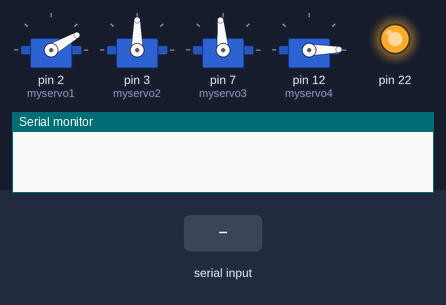
The sketch below on a simulated Arduino Mega 2560, built with avr-gcc and run on an emulated ATmega2560. Shown: 4 × servo, output pins drawn as LEDs (lit = HIGH), the last lines printed to the serial monitor. Inputs (shaded band) come from the test bench.

Above: at 1.2 s.
1.3 s: "d" received over Serial
At 7.4 s:
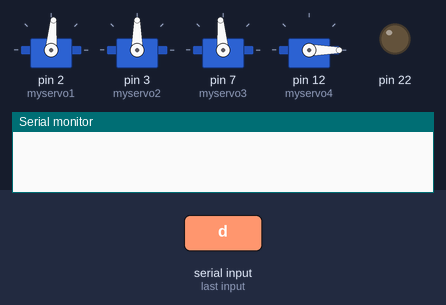
At 13.0 s:
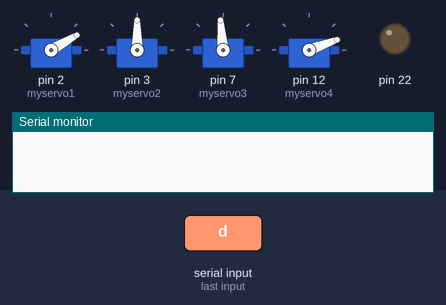
13.3 s: "d" received over Serial
At 16.8 s:
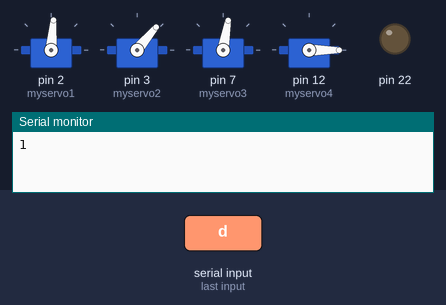
Timing chart, 0 to 22.3 s (numbered marks = the images above; inputs shaded):
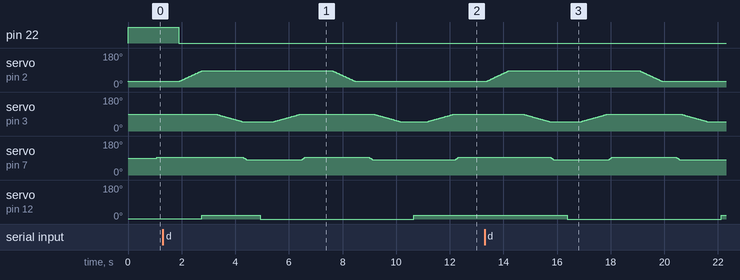

Measured:
- after the input at 1.3 s, pin 22: HIGH → LOW after 0.60 s; servo on pin 12 (myservo4): 1° → 20° after 1.4 s, → 0° 2.2 s later, → 20° 5.7 s later
- after the input at 13.3 s, pin 22: stays LOW (without the input it goes to HIGH after 0.05 s); servo on pin 12 (myservo4): 20° → 0° after 3.1 s, → 20° 5.7 s later
- by itself, servo on pin 2 (myservo1): rises from 30° to 85° in 0.82 s, then falls to 30° in 5.7 s

The sketch:

arduino.ino
```cpp
#include <Servo.h>

Servo myservo1;
Servo myservo2;
Servo myservo3;
Servo myservo4;
int pos = 0;
 int c;
void setup()
{
  Serial.begin(9600);
  myservo1.attach(2);
 myservo2.attach(3);
  myservo3.attach(7);
  myservo4.attach(12);
  pinMode(22,OUTPUT);
}
///////////////////////////////////////////////////////////////////////////////////////////////////////////////////////////////////////////////////////////////////////////////////////////////////

void loop()
{
   if (Serial.available())
  {
    c = Serial.read();
    if(c == 'd'){
      digitalWrite(22,LOW);

  for(pos = 30; pos <= 85; pos += 1)
  {
    myservo1.write(pos);
    delay(15);

  }
   for(int x = 0; x<=20; x+=1){
    myservo4.write(x);
    }


  delay(500);
   for(int j = 90; j>=50; j-=1){
    myservo2.write(j);
    delay(25);
    }

    for(int k = 95; k>=80; k-=1){
    myservo3.write(k);
    delay(10);

    }
    delay(500);
    for(int y = 20; y>=0; y-=1){
    myservo4.write(y);
    }

    delay(500);
     for(int m = 50; m<=90; m+=1){
    myservo2.write(m);
    delay(25);
    }
    for(int n = 80; n<=95; n+=1){
    myservo3.write(n);
    delay(10);

    }
    delay(1000);


    //////////////////////////////////////////////////////////////////////////////////////////////////////////////////////////////////////////////////////////////////////////////

  for(pos = 85; pos>=30; pos-=1)
  {
    myservo1.write(pos);
       delay(15);
  }
  delay(500);
  for(int q = 95; q>=80; q-=1){
    myservo3.write(q);
    delay(10);
    }

   for(int p = 90; p>=50; p-=1){
    myservo2.write(p);
    delay(25);
    }


    delay(500);
    for(int z = 0; z<=20; z+=1){
    myservo4.write(z);
    }
    delay(500);
      for(int r = 50; r<=90; r+=1){
    myservo2.write(r);
    delay(25);
    }
    for(int s = 80; s<=95; s+=1){
    myservo3.write(s);
    delay(10);

    }
    delay(1000);
      Serial.println(1);
    }

    else if(c == 'p')
    {
      Serial.println(1);
    }
    else{
      }
}

else
{
    digitalWrite(22,HIGH);
  for(int y = 0; y<=1; y+=1){
    myservo4.write(y);
    }
  for(pos = 29; pos <= 30; pos += 1)
  {
    myservo1.write(pos);
    delay(15);

  }
  delay(1000);
     for(int m = 89; m<=90; m+=1){
    myservo2.write(m);
    delay(25);
    }
    for(int n = 94; n<=95; n+=1){
    myservo3.write(n);
    delay(10);

    }
    delay(800);


}

}
```
